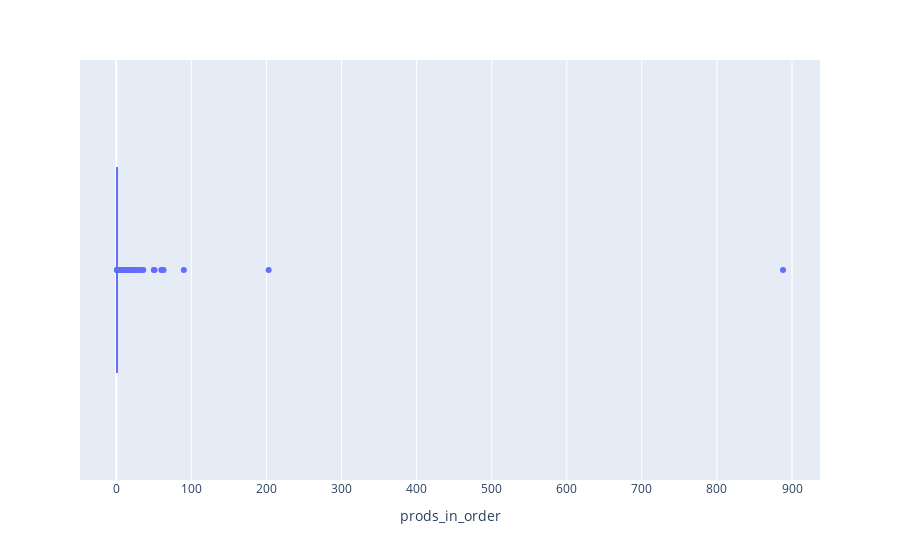

Here is the notebook cell this chart was saved with:
### Code cell
fig = px.box(df_prod_in_order, x='prods_in_order')
fig.show()

### Figure 1 — Plotly figure (JSON) as saved in the notebook; plotly's stock layout.template omitted (floating-point values rounded to 4 significant figures; data arrays with more than 128 entries replaced by an {"elided": "..."} marker saying what was removed)
{"data": [{"alignmentgroup": "True", "hovertemplate": "prods_in_order=%{x}<extra></extra>", "legendgroup": "", "marker": {"color": "#636efa"}, "name": "", "notched": false, "offsetgroup": "", "orientation": "h", "showlegend": false, "type": "box", "x": {"elided": "2783 int values"}, "x0": " ", "xaxis": "x", "y0": " ", "yaxis": "y"}], "layout": {"boxmode": "group", "legend": {"tracegroupgap": 0}, "margin": {"t": 60}, "xaxis": {"anchor": "y", "domain": [0, 1], "title": {"text": "prods_in_order"}}, "yaxis": {"anchor": "x", "domain": [0, 1]}}}
